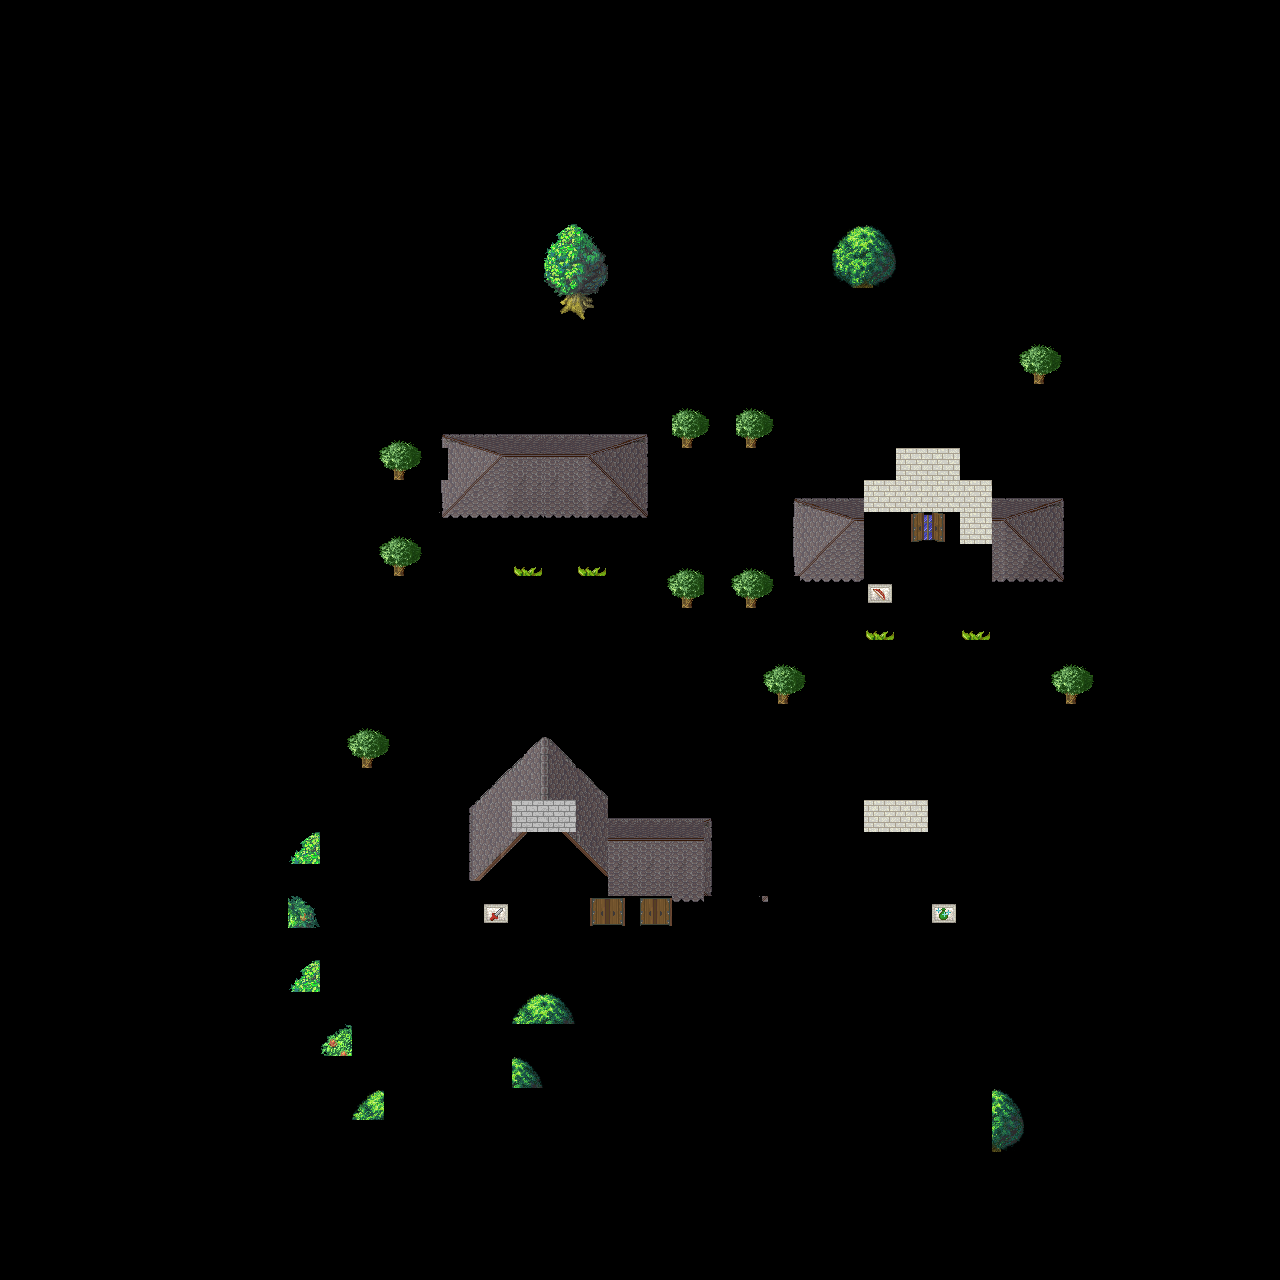

This is a level from a 2D game, rendered from its Tiled map with the project's own tilesets. A one-line summary and the map file follow, with tile-layer data summarised:
An orthogonal 40x40 tile map with 32x32 px tiles, 1 tile layer (Over), 3 hidden layers not drawn, 3 tilesets.

<map version="1.0" orientation="orthogonal" width="40" height="40" tilewidth="32" tileheight="32">
 <tileset firstgid="1" name="town" tilewidth="32" tileheight="32">
  <image source="../images/town.png" width="628" height="370" />
  <tile id="1">
   <properties>
    <property name="Tag" value="TileCollision" />
   </properties>
  </tile>
  <tile id="2">
   <properties>
    <property name="Tag" value="TileCollision" />
   </properties>
  </tile>
  <tile id="6">
   <properties>
    <property name="Tag" value="TileCollision" />
   </properties>
  </tile>
  <tile id="7">
   <properties>
    <property name="Tag" value="TileCollision" />
   </properties>
  </tile>
  <tile id="20">
   <properties>
    <property name="Tag" value="TileCollision" />
   </properties>
  </tile>
  <tile id="21">
   <properties>
    <property name="Tag" value="TileCollision" />
   </properties>
  </tile>
  <tile id="23">
   <properties>
    <property name="Tag" value="TileCollision" />
   </properties>
  </tile>
  <tile id="26">
   <properties>
    <property name="Tag" value="TileCollision" />
   </properties>
  </tile>
  <tile id="31">
   <properties>
    <property name="Tag" value="TileCollision" />
   </properties>
  </tile>
  <tile id="34">
   <properties>
    <property name="Tag" value="TileCollision" />
   </properties>
  </tile>
  <tile id="36">
   <properties>
    <property name="Tag" value="TileCollision" />
   </properties>
  </tile>
  <tile id="39">
   <properties>
    <property name="Tag" value="TileCollision" />
   </properties>
  </tile>
  <tile id="40">
   <properties>
    <property name="Tag" value="TileCollision" />
   </properties>
  </tile>
  <tile id="42">
   <properties>
    <property name="Tag" value="TileCollision" />
   </properties>
  </tile>
  <tile id="44">
   <properties>
    <property name="Tag" value="TileCollision" />
   </properties>
  </tile>
  <tile id="45">
   <properties>
    <property name="Tag" value="TileCollision" />
   </properties>
  </tile>
  <tile id="48">
   <properties>
    <property name="Tag" value="TileCollision" />
   </properties>
  </tile>
  <tile id="50">
   <properties>
    <property name="Tag" value="TileCollision" />
   </properties>
  </tile>
  <tile id="53">
   <properties>
    <property name="Tag" value="TileCollision" />
   </properties>
  </tile>
  <tile id="55">
   <properties>
    <property name="Tag" value="TileCollision" />
   </properties>
  </tile>
  <tile id="86">
   <properties>
    <property name="Tag" value="TileCollision" />
   </properties>
  </tile>
  <tile id="88">
   <properties>
    <property name="Tag" value="TileCollision" />
   </properties>
  </tile>
  <tile id="96">
   <properties>
    <property name="Tag" value="TileCollision" />
   </properties>
  </tile>
  <tile id="98">
   <properties>
    <property name="Tag" value="TileCollision" />
   </properties>
  </tile>
  <tile id="101">
   <properties>
    <property name="Tag" value="TileCollision" />
   </properties>
  </tile>
  <tile id="103">
   <properties>
    <property name="Tag" value="TileCollision" />
   </properties>
  </tile>
  <tile id="105">
   <properties>
    <property name="Tag" value="TileCollision" />
   </properties>
  </tile>
  <tile id="107">
   <properties>
    <property name="Tag" value="TileCollision" />
   </properties>
  </tile>
  <tile id="110">
   <properties>
    <property name="Tag" value="TileCollision" />
   </properties>
  </tile>
  <tile id="112">
   <properties>
    <property name="Tag" value="PointForce" />
   </properties>
  </tile>
  <tile id="115">
   <properties>
    <property name="Tag" value="TileCollision" />
   </properties>
  </tile>
  <tile id="117">
   <properties>
    <property name="Tag" value="TileCollision" />
   </properties>
  </tile>
  <tile id="129">
   <properties>
    <property name="Tag" value="TileCollision" />
   </properties>
  </tile>
  <tile id="139">
   <properties>
    <property name="Tag" value="TileCollision" />
   </properties>
  </tile>
  <tile id="145">
   <properties>
    <property name="Tag" value="TileCollision" />
   </properties>
  </tile>
  <tile id="150">
   <properties>
    <property name="Tag" value="TileCollision" />
   </properties>
  </tile>
  <tile id="167">
   <properties>
    <property name="Tag" value="TileCollision" />
   </properties>
  </tile>
 </tileset>
 <tileset firstgid="210" name="Others" tilewidth="32" tileheight="32">
  <image source="../images/town1.png" width="246" height="209" />
  <tile id="9">
   <properties>
    <property name="Tag" value="TileCollision" />
   </properties>
  </tile>
  <tile id="10">
   <properties>
    <property name="Tag" value="TileCollision" />
   </properties>
  </tile>
  <tile id="13">
   <properties>
    <property name="Tag" value="TileCollision" />
   </properties>
  </tile>
  <tile id="15">
   <properties>
    <property name="Tag" value="TileCollision" />
   </properties>
  </tile>
  <tile id="18">
   <properties>
    <property name="Tag" value="TileCollision" />
   </properties>
  </tile>
  <tile id="21">
   <properties>
    <property name="Tag" value="TileCollision" />
   </properties>
  </tile>
  <tile id="25">
   <properties>
    <property name="Tag" value="TileCollision" />
   </properties>
  </tile>
  <tile id="26">
   <properties>
    <property name="Tag" value="TileCollision" />
   </properties>
  </tile>
  <tile id="28">
   <properties>
    <property name="Tag" value="TileCollision" />
   </properties>
  </tile>
  <tile id="29">
   <properties>
    <property name="Tag" value="TileCollision" />
   </properties>
  </tile>
  <tile id="33">
   <properties>
    <property name="Tag" value="TileCollision" />
   </properties>
  </tile>
  <tile id="35">
   <properties>
    <property name="Tag" value="TileCollision" />
   </properties>
  </tile>
  <tile id="40">
   <properties>
    <property name="Tag" value="TileCollision" />
   </properties>
  </tile>
 </tileset>
 <tileset firstgid="252" name="Woodland_x3" tilewidth="32" tileheight="32">
  <image source="../images/Woodland_x3.png" width="512" height="192" />
  <tile id="0">
   <properties>
    <property name="Tag" value="TileCollision" />
   </properties>
  </tile>
  <tile id="1">
   <properties>
    <property name="Tag" value="TileCollision" />
   </properties>
  </tile>
  <tile id="2">
   <properties>
    <property name="Tag" value="TileCollision" />
   </properties>
  </tile>
  <tile id="3">
   <properties>
    <property name="Tag" value="TileCollision" />
   </properties>
  </tile>
  <tile id="4">
   <properties>
    <property name="Tag" value="TileCollision" />
   </properties>
  </tile>
  <tile id="5">
   <properties>
    <property name="Tag" value="TileCollision" />
   </properties>
  </tile>
  <tile id="16">
   <properties>
    <property name="Tag" value="TileCollision" />
   </properties>
  </tile>
  <tile id="17">
   <properties>
    <property name="Tag" value="TileCollision" />
   </properties>
  </tile>
  <tile id="18">
   <properties>
    <property name="Tag" value="TileCollision" />
   </properties>
  </tile>
  <tile id="19">
   <properties>
    <property name="Tag" value="TileCollision" />
   </properties>
  </tile>
  <tile id="20">
   <properties>
    <property name="Tag" value="TileCollision" />
   </properties>
  </tile>
  <tile id="21">
   <properties>
    <property name="Tag" value="TileCollision" />
   </properties>
  </tile>
  <tile id="32">
   <properties>
    <property name="Tag" value="TileCollision" />
   </properties>
  </tile>
  <tile id="33">
   <properties>
    <property name="Tag" value="TileCollision" />
   </properties>
  </tile>
  <tile id="34">
   <properties>
    <property name="Tag" value="TileCollision" />
   </properties>
  </tile>
  <tile id="35">
   <properties>
    <property name="Tag" value="TileCollision" />
   </properties>
  </tile>
  <tile id="36">
   <properties>
    <property name="Tag" value="TileCollision" />
   </properties>
  </tile>
  <tile id="37">
   <properties>
    <property name="Tag" value="TileCollision" />
   </properties>
  </tile>
 </tileset>
 <layer name="Floor" width="40" height="40" visible="0">
  <data>[1600 cells, 1600 non-empty, 8 distinct tile ids]</data>
 </layer>
 <layer name="Fringe" width="40" height="40" visible="0">
  <data>[1600 cells, 637 non-empty, 45 distinct tile ids]</data>
 </layer>
 <layer name="Over" width="40" height="40">
  <data>[1600 cells, 166 non-empty, 73 distinct tile ids]</data>
 </layer>
 <layer name="Hip roof" width="40" height="40" visible="0">
  <data>[1600 cells, 55 non-empty, 27 distinct tile ids]</data>
 </layer>
</map>
